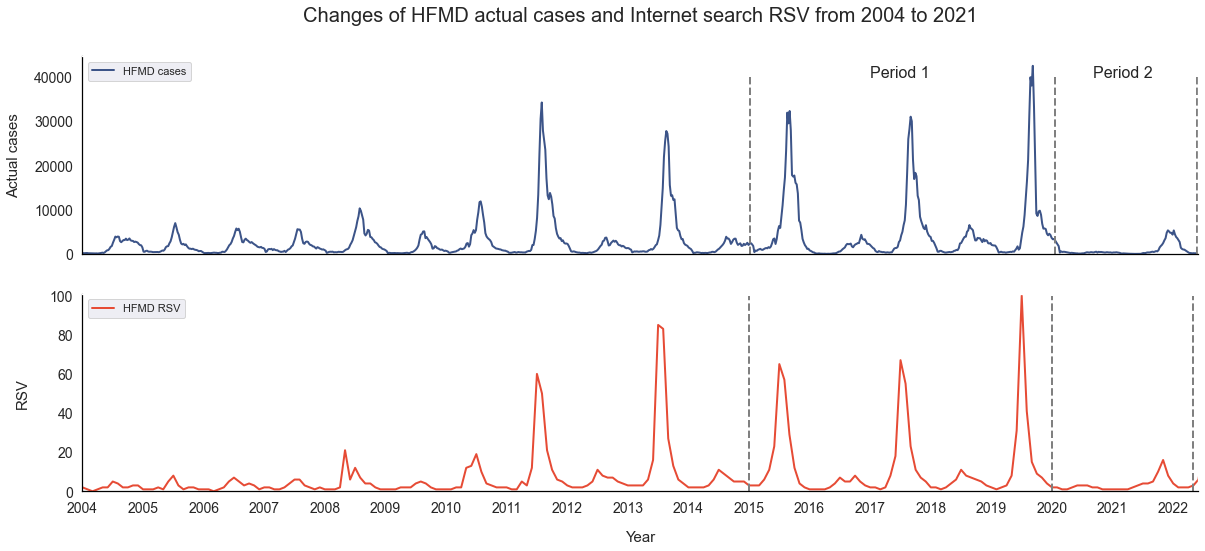

Generate this figure with Python:
#%%
import numpy as np
from numpy import *
import pandas as pd
from scipy import stats
from scipy.stats import sem
import seaborn as sns; sns.set_theme()
import matplotlib as mpl
import matplotlib.pyplot as plt

#%%
# import data
df_1 = pd.read_csv('/Users/gyuuakane/Documents/projects/statistics/HFMD/HFMD_rsv.csv')
df_2 = pd.read_csv('/Users/gyuuakane/Documents/projects/statistics/HFMD/HFMD_cases.csv')

# %%
df_1
# %%
df_2
# %%
## trends from 2004 to 2021

fig, ax = plt.subplots(2, 1,figsize=(20,8))

a1, = ax[0].plot(range(970),df_2['cases'],color='#3C5488FF',label='HFMD cases',linewidth=2)
a2, = ax[1].plot(range(225),df_1['rsv'],color='#E64B35FF',label='HFMD RSV',linewidth=2)

ax[1].set_xlabel('Year',fontsize=15,labelpad=15)
ax[0].set_ylabel('Actual cases',fontsize=15,labelpad=13)
ax[1].set_ylabel('RSV',fontsize=15,labelpad=20)
ax[0].set_title('Changes of HFMD actual cases and Internet search RSV from 2004 to 2021',fontsize=20,pad=35,loc='center')

ax[0].patch.set_facecolor('w')
ax[1].patch.set_facecolor('w')

_xticks = [f'200{i}' for i in range(4,10)]
_xticks += [f'20{i}' for i in range(10,23)]
plt.setp(ax[0], xticks=list(range(970))[::52], xticklabels=_xticks)

ax[0].axis('on')
plt.setp(ax[1], xticks=list(range(225))[::12], xticklabels=_xticks)
plt.setp(ax[0], xticks=list(range(970))[::52], xticklabels=[])

ax[0].legend(loc='upper left')
ax[1].legend(loc='upper left')
ax[1].tick_params(axis='both', labelsize=14)

ax[0].spines['bottom'].set_color('black')
ax[0].spines['left'].set_color('black')
ax[1].spines['bottom'].set_color('black')
ax[1].spines['left'].set_color('black')

ax[0].tick_params(axis='both', labelsize=14)
ax[1].tick_params(axis='both', labelsize=14)

ax[0].set_xlim(0,950)
ax[0].set_ylim(bottom=0)
ax[1].set_xlim(0,221)
ax[1].set_ylim(0,101)

# dashline
ax[0].plot((568, 568), (0, 40000), '--',linewidth=2, color='grey')
ax[0].plot((828, 828), (0, 40000), '--',linewidth=2, color='grey')
ax[0].plot((949, 949), (0, 40000), '--',linewidth=2, color='grey')

ax[1].plot((132, 132), (0, 100), '--',linewidth=2, color='grey')
ax[1].plot((192, 192), (0, 100), '--',linewidth=2, color='grey')
ax[1].plot((220, 220), (0, 100), '--',linewidth=2, color='grey')

# text
ax[0].text(670,40000,'Period 1',fontsize=16)
ax[0].text(860,40000,'Period 2',fontsize=16)


plt.show()

# fig.savefig('/Users/gyuuakane/Documents/projects/statistics/HFMD/trends.png',bbox_inches='tight')
# %%
